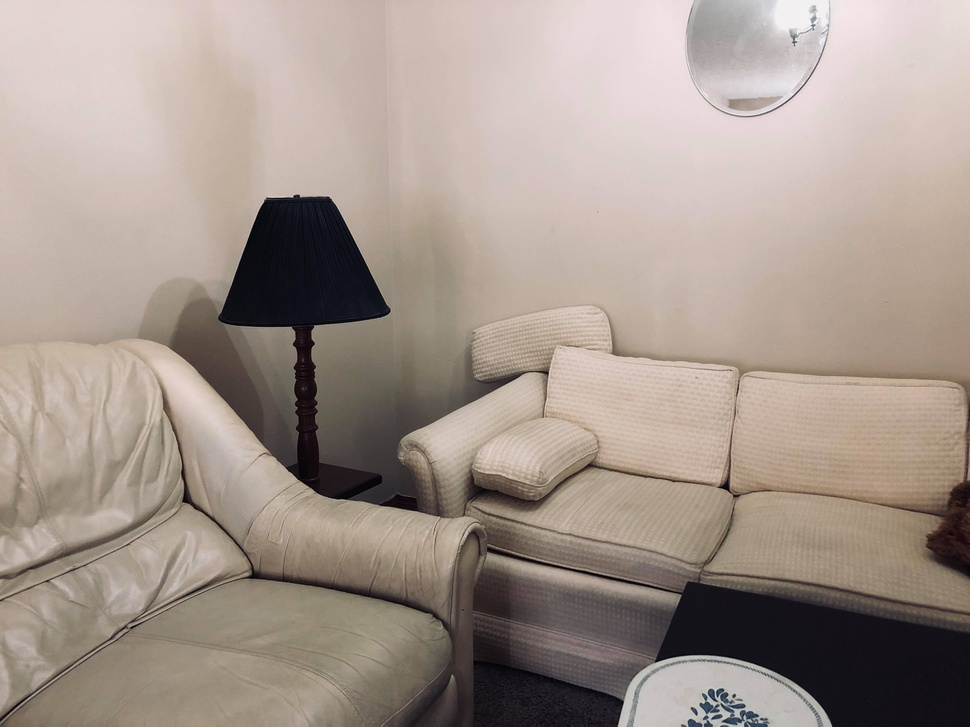
#> input picture Homework_4/pair4/1.jpg, 970 x 727 px, shrunk from 4032 x 3024 before the run
$ python utils.py   (Python 2 division)   (older library calls are emulated)
#> lines starting #> are read from the running program, lines starting #| are printed output that depends on the picture; after the words box and inside, x2 and y2 are one past the last pixel; in counts of white or black regions, pixels touching at a corner belong together
import cv2
import numpy as np
import time
from os.path import join, basename, splitext, dirname

def harris_corners(img, sigma = 1.414, thresh = 0.08):
	assert img.ndim == 2, 'img is a 2D ndarray (grayscale image)'

	# Size of Gaussian Kernel
	K = int(2 * np.floor(3 * 1.414 * sigma) + 1)
	# img = cv2.GaussianBlur(img, (K, K), 0)

	img = cv2.GaussianBlur(img, None, sigma)
	dx_img = cv2.Sobel(img, cv2.CV_64F, 1, 0, ksize=K)
	dy_img = cv2.Sobel(img, cv2.CV_64F, 0, 1, ksize=K)

	img_height, img_width = img.shape[:2]

	Nh = int(5 * sigma)
	if(Nh % 2 == 0): Nh += 1

	df_idx = (Nh-1)/2

	H = np.zeros((img_height-2*df_idx, img_width-2*df_idx))

	nms_win_size = 31 # non maximum suppression window size.
	nms_half = (nms_win_size-1)/2

	desc_size = 8 # window size is 31

	kps = []
	features = []

	for zr_idx, row_idx in enumerate(range(df_idx, img_height - df_idx)):
		row_ids = range(row_idx-df_idx, row_idx+df_idx)
		for zc_idx, col_idx in enumerate(range(df_idx, img_width - df_idx)):
			col_ids = range(col_idx-df_idx, col_idx+df_idx)
			M = img[row_ids, col_ids]
			dMx = dx_img[row_ids, col_ids]
			dMy = dy_img[row_ids, col_ids]

			c11 = np.sum(np.sum(dMx**2))
			c22 = np.sum(np.sum(dMy**2))
			c12 = np.sum(np.multiply(dMx, dMy).flatten())
			c21 = c12

			trace = c11 + c22
			det = c11 * c22 - c12 * c21

			if(trace < 1e-5): continue

			beta = det / (trace * trace) # Min = 0, Max = 0.25. Higher the better.

			if(beta > thresh):
				H[zr_idx, zc_idx] = beta

	## Non Maximum supression
	for zr_idx, row_idx in enumerate(range(df_idx, img_height - df_idx)):
		for zc_idx, col_idx in enumerate(range(df_idx, img_width - df_idx)):

			# if did not pass previous threshold, continue
			if(H[zr_idx, zc_idx] == 0): continue

			# Boundary conditions. Ignore points on the boundary.
			if(zr_idx - nms_half < 0 or zc_idx - nms_half < 0): continue
			if(zr_idx + nms_half > img_height-1 or \
				zc_idx + nms_half > img_width-1): continue

			nms_win = H[zr_idx - nms_half:zr_idx + nms_half, \
						zc_idx - nms_half:zc_idx + nms_half]

			# if beta is max in that window, then consider. Ignore otherwise.
			if(np.max(nms_win[:]) == H[zr_idx, zc_idx]):
				kps.append([row_idx, col_idx])
				features.append(img[row_idx-desc_size:row_idx+desc_size, \
					col_idx-desc_size:col_idx+desc_size].flatten().tolist())

	return np.float32(kps), np.float32(features)

def extract_kps(image, ftype = 'sift', sigma = 1.414):
	# ftype - feature type 'sift' or 'surf'
	# image - np.ndarray (_ x _ x 3)
	# convert the image to grayscale
	gray = cv2.cvtColor(image, cv2.COLOR_BGR2GRAY)
	if(ftype.lower() == 'sift'):
		descriptor = cv2.xfeatures2d.SIFT_create()
		# keypoints (cv2.KeyPoint object) and features (ndarray).
		(kps, features) = descriptor.detectAndCompute(image, None)
		kps = np.float32([kp.pt for kp in kps])
	elif ftype.lower() == 'surf':
		descriptor = cv2.xfeatures2d.SURF_create()
		# keypoints (cv2.KeyPoint object) and features (ndarray).
		(kps, features) = descriptor.detectAndCompute(image, None)
		kps = np.float32([kp.pt for kp in kps])
	elif ftype.lower() == 'harris':
		start = time.time()
		(kps, features) = harris_corners(gray, sigma = sigma)
		print 'Harris corners: %.02f secs'%(time.time()-start)

	# kps: ndarray (_ x 2); features: ndarray (_ x 128)
	return (kps, features)

def mean_normalize(M, axis = 0):
	# Mean normalize matrix M (_ x k) in rows
	if(axis == 1): M = M.transpose() # (k x _)
	M -= np.mean(M, axis = 0)

	norms = np.linalg.norm(M, axis = 0)
	norms[norms == 0.0] = 1e-10

	M /= norms
	if(axis == 1): M = M.transpose()
	return M

def dist_mat_vec(M, vec, method = 'ncc'):
	# M : ndarray ( _ x k); vec: (1 x k)
	if(method.lower() == 'ssd'):
		return np.linalg.norm(M - vec, axis = 1)
	elif(method.lower() == 'ncc'):
		# Mean Normalizing rows of M
		M = mean_normalize(M, axis = 1)
		# Mean normalizing vec
		vec = vec - np.mean(vec)
		vect = vec / np.linalg.norm(vec)
		return np.dot(M, vec)
	elif(method.lower() == 'dot'):
		return np.dot(M, vec)

def dist_mat_mat(M1, M2, method = 'ncc'):
	# M1, M2 --> ndarray (y1 x k) and (y2 x k)
	D = np.zeros((M1.shape[0], M2.shape[0]))
	if(method.lower() == 'ncc'):
		M1 = mean_normalize(M1, axis = 1)
		M2 = mean_normalize(M2, axis = 1)
		method = 'dot'
	for idx2 in range(M2.shape[0]):
		D[:, idx2] = dist_mat_vec(M1, M2[idx2, :], method = method)
	return D

def filter_kps(kpA, kpB, featuresA, featuresB, method = 'ncc', thresh = 0.97):
	print len(featuresA), len(featuresB)
	if(method.lower() == 'ncc'):
		featuresA = mean_normalize(featuresA, axis = 1)
		featuresB = mean_normalize(featuresB, axis = 1)
		method = 'dot'

	matches = []
	for idxB in range(featuresB.shape[0]):
		temp = dist_mat_vec(featuresA, featuresB[idxB, :], method = method)
		temp[temp<thresh] = 0.0
		if(np.max(temp) == 0.0): continue
		else: matches.append((np.argmax(temp), idxB))

	return matches

def draw_matches(imageA, imageB, kpsA, kpsB, matches):
	# initialize the output visualization image
	(hA, wA) = imageA.shape[:2]
	(hB, wB) = imageB.shape[:2]
	vis = np.zeros((max(hA, hB), wA + wB, 3), dtype="uint8")
	vis[0:hA, 0:wA] = imageA
	vis[0:hB, wA:] = imageB

	# loop over the matches
	for queryIdx, trainIdx in matches:
		# only process the match if the keypoint was successfully
		# matched
		# draw the match
		ptA = (int(kpsA[queryIdx][0]), int(kpsA[queryIdx][1]))
		ptB = (int(kpsB[trainIdx][0]) + wA, int(kpsB[trainIdx][1]))
		cv2.line(vis, ptA, ptB, (0, 255, 0), 1)

	# return the visualization
	return vis

def run(image1_path, image2_path, ftype = 'sift', method = 'ncc', \
	thresh = 0.97, sigma = 1.414):
#> called with image1_path = 'pair4/1.jpg', image2_path = 'pair4/2.jpg', ftype = 'harris', method = 'ncc', thresh = 0.94, sigma = 2
	img1 = cv2.imread(image1_path)
#> img1 is the input picture: shape (727, 970, 3); mean B, G, R 141, 149.9, 163.4
	img2 = cv2.imread(image2_path)
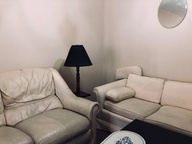
#> input picture Homework_4/pair4/2.jpg, 192 x 144 px, shrunk from 800 x 600 before the run
#> img2 is the input picture: shape (144, 192, 3); mean B, G, R 143.9, 151.9, 165.2

	kps1, features1 = extract_kps(img1, ftype = ftype, sigma = sigma)
#> after the loop in harris_corners, `for zr_idx, row_idx in enumerate(range(df_idx, img_height - df_idx)):`:
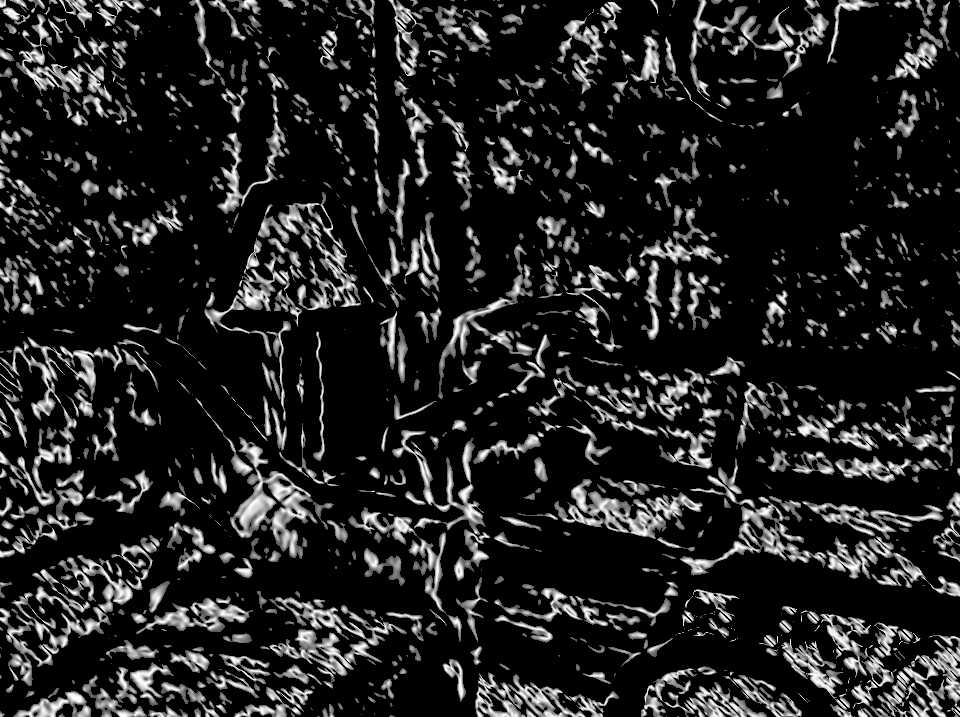
#> H: shape (717, 960) float64; min 0, max 0.25, mean 0.0329; drawn with min black and max white
#> after the loop in harris_corners, `for zr_idx, row_idx in enumerate(range(df_idx, img_height - df_idx)):`: features = 494 items; kps = 494 pairs, first value 24 to 716, second value 21 to 959
#> kps1 has the same summary as kps in harris_corners
	kps2, features2 = extract_kps(img2, ftype = ftype, sigma = sigma)
#> call 2 of harris_corners, with sigma = 2, thresh = 0.08
#> after the loop in harris_corners (call 2), `for zr_idx, row_idx in enumerate(range(df_idx, img_height - df_idx)):`:
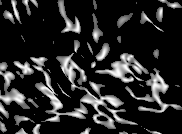
#> H: shape (134, 182) float64; min 0, max 0.25, mean 0.0393; drawn with min black and max white
#> after the loop in harris_corners (call 2), `for zr_idx, row_idx in enumerate(range(df_idx, img_height - df_idx)):`: features = 17 items; kps = [[23, 152], [25, 127], [34, 82], [40, 100], [59, 108], [64, 46], [69, 70], [71, 25], [71, 130], [91, 99], [91, 170], [94, 53], [103, 143], [104, 22], [107, 104], [109, 64], [110, 170]]
#> in extract_kps (call 2), `(kps, features) = harris_corners(gray, sigma = sigma)`: kps = 17 rows, first 8: [23, 152], [25, 127], [34, 82], [40, 100], [59, 108], [64, 46], [69, 70], [71, 25]
#> kps2 has the same summary as kps in extract_kps

	start = time.time()
	matches = filter_kps(kps1, kps2, features1, features2, method = method, thresh = thresh)
#| 494 17
#> in mean_normalize, `M -= np.mean(M, axis = 0)`:
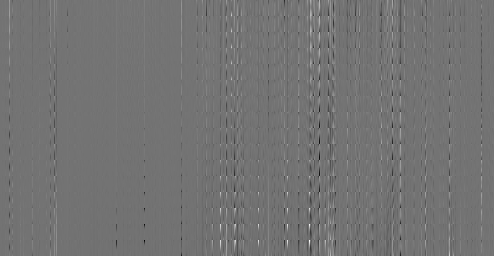
#> M: shape (256, 494) float32; min -101.9, max 123.1, mean 0; drawn with min black and max white
#> in mean_normalize, `norms = np.linalg.norm(M, axis = 0)`: norms = 494 values, max 664.2 at index 319, min 0.998 at index 437, mean 59.99
#> in mean_normalize, `if(axis == 1): M = M.transpose()`:
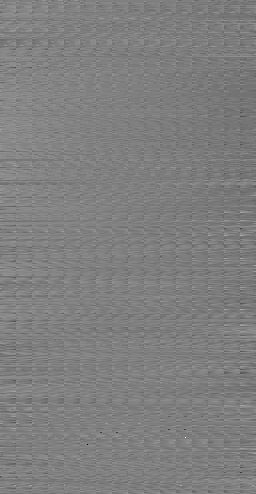
#> M: shape (494, 256) float32; min -0.998, max 0.998, mean -1.34e-10; drawn with min black and max white
#> after the loop in filter_kps, `for idxB in range(featuresB.shape[0]):`: matches = [(430, 1), (214, 2), (299, 10)]
#> matches = [(430, 1), (214, 2), (299, 10)]
	print 'Filter Kps: %.02f secs'%(time.time()-start)

	vis = draw_matches(img1, img2, kps1, kps2, matches)
#> in draw_matches, `vis = np.zeros((max(hA, hB), wA + wB, 3), dtype="uint8")`: vis: shape (727, 1162, 3); every value is 0
#> in draw_matches, `vis[0:hB, wA:] = imageB`:
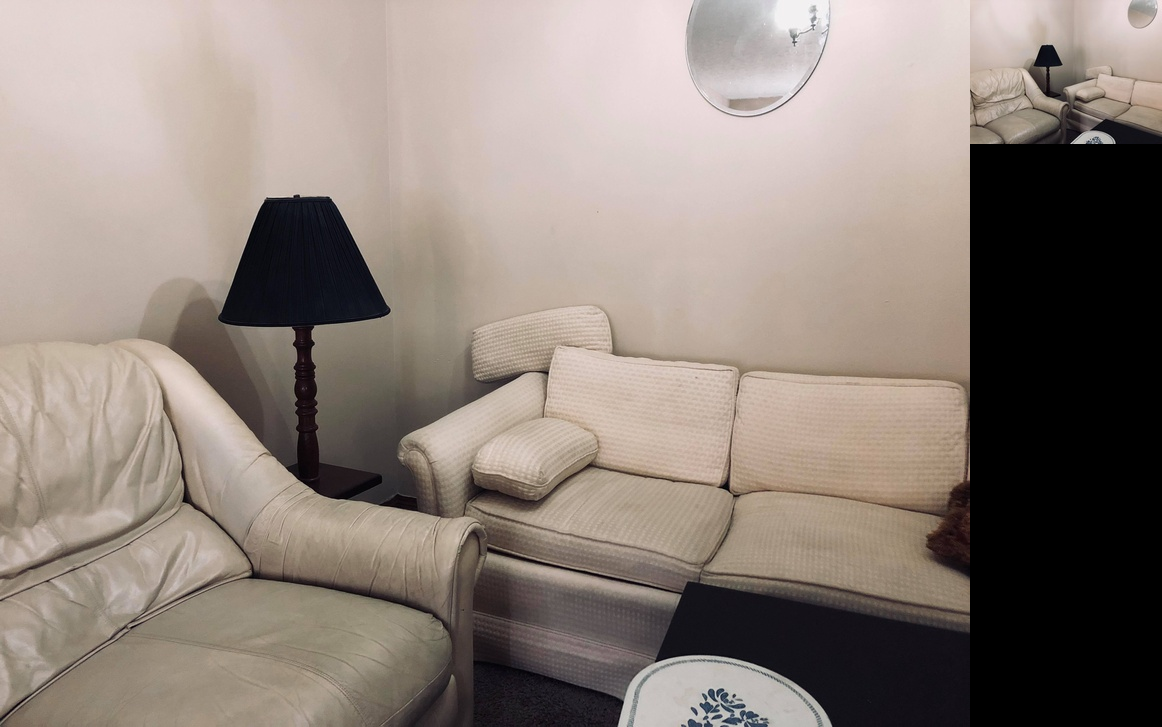
#> vis: shape (727, 1162, 3); mean of channels 0, 1, 2 122.4, 130.1, 141.8; drawn as B, G, R
#> the loop in draw_matches, `for queryIdx, trainIdx in matches:` made 3 passes
#> (queryIdx, trainIdx, ptA, ptB) on passes 1 to 3: (430, 1, (631, 94), (995, 127)), (214, 2, (336, 659), (1004, 82)), (299, 10, (459, 488), (1061, 170))
#> after the loop in draw_matches, `for queryIdx, trainIdx in matches:`:
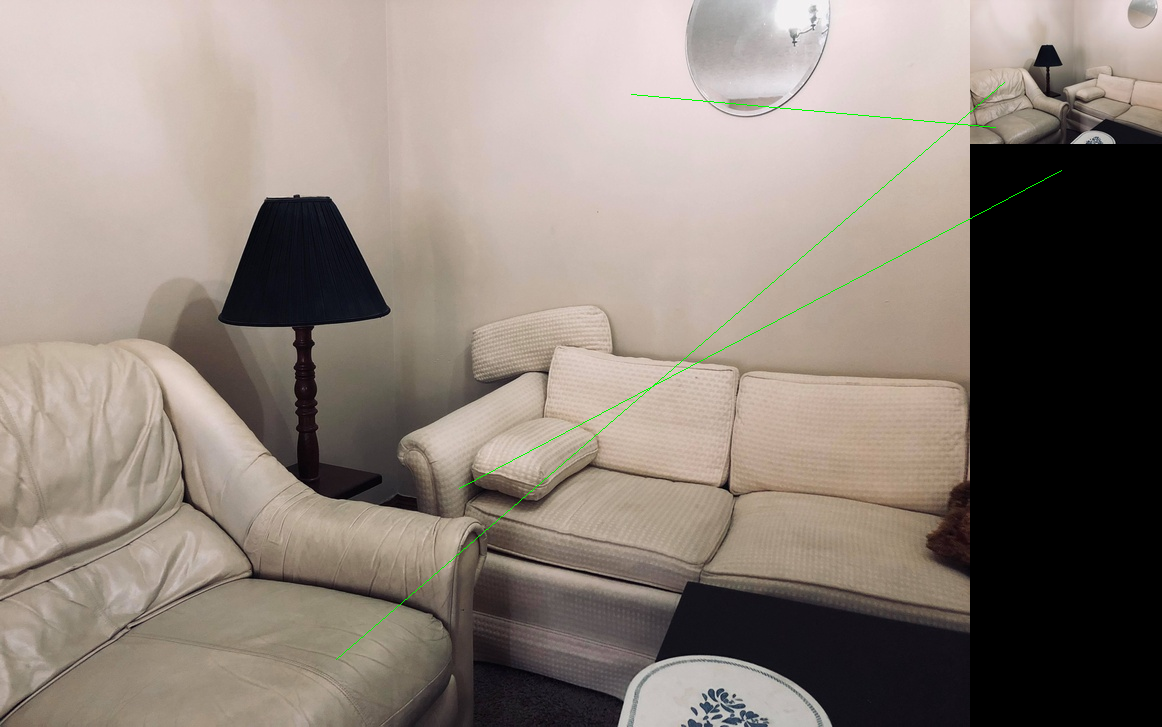
#> vis: shape (727, 1162, 3); 0.19% of pixels changed, all inside (x1, y1, x2, y2) = (336, 82, 1062, 660); drawn as B, G, R

	fname = splitext(basename(image1_path))[0] + '_' + splitext(basename(image2_path))[0]
	fname = fname + '_' + str(ftype) + '_' + str(int(sigma*1000)) + '_' + str(int(thresh*10000)) + '_' + method + '.jpg'

	fname_path = join(dirname(image1_path), fname)
	print 'Writing to: ', fname_path

	cv2.imwrite(fname_path, vis)
	cv2.imshow('Visualization', vis)
	cv2.waitKey(0)

if __name__ == '__main__':
	img1_path = 'pair4/1.jpg'
	img2_path = 'pair4/2.jpg'

	ftype = 'harris'
	method = 'ncc'
	thresh = 0.94 # SURF 0.9999
	sigma = 2.00

	vis = run(img1_path, img2_path, ftype = ftype, method=method, thresh = thresh, sigma = sigma)
